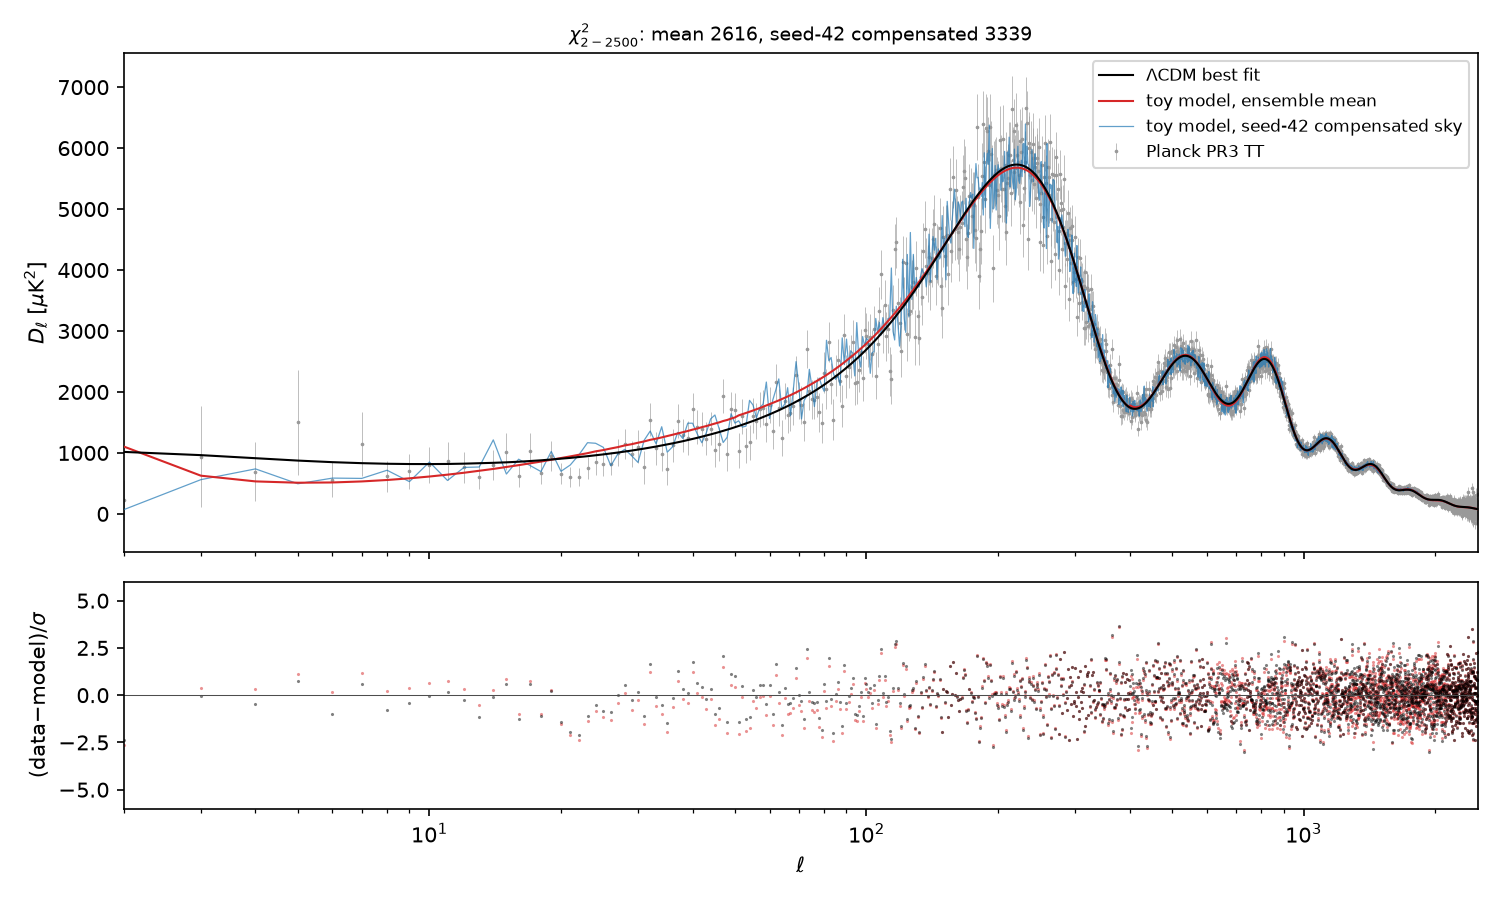

Source code (Python):
# Regenerated (rev7): TT spectrum of the current solve (p8 field, D=34.96, R=0.18957) vs Planck PR3 and LCDM.
# Input: p6_<tag>.npz from joint_solve/phase2/p6_tt_compensated.py (default tag p8).
import sys,json,numpy as np,matplotlib;matplotlib.use('Agg');import matplotlib.pyplot as plt
P='/workspace/coepdf/joint_solve/phase2/';tag=sys.argv[1] if len(sys.argv)>1 else 'p8'
z=np.load(P+f'p6_{tag}.npz');J=json.load(open(P+f'p6_{tag}.json'))
Pf=z['Pf'];l=Pf[:,0];d=Pf[:,1];e=0.5*(Pf[:,2]+Pf[:,3]);L=np.arange(len(z['D']))
fig,ax=plt.subplots(2,1,figsize=(10,6),sharex=True,gridspec_kw=dict(height_ratios=[2.2,1]))
ax[0].errorbar(l,d,e,fmt='.',ms=1.5,color='0.6',lw=.3,label='Planck PR3 TT',zorder=1)
ax[0].plot(L,z['Lt'],'k',lw=1,label='$\\Lambda$CDM best fit',zorder=5)
ax[0].plot(L,z['D'],'C3',lw=1,label='toy model, ensemble mean',zorder=4)
ax[0].plot(L,z['Drc'],'C0',lw=.6,alpha=.7,label='toy model, seed-42 compensated sky',zorder=3)
ax[0].set_xscale('log');ax[0].set_ylabel('$D_\\ell$ [$\\mu$K$^2$]');ax[0].legend(fontsize=8);ax[0].set_xlim(2,2500)
li=l.astype(int)
for k,c in (('D','C3'),('Lt','k')):ax[1].plot(l,(d-z[k][li])/e,'.',ms=1,color=c,alpha=.5)
ax[1].axhline(0,color='0.3',lw=.5);ax[1].set_ylabel('(data$-$model)/$\\sigma$');ax[1].set_xlabel('$\\ell$');ax[1].set_ylim(-6,6)
m=J['mean']['l2_2500']['chi2_planck'];s=J['seed42_comp']['l2_2500']['chi2_planck']
ax[0].set_title('$\\chi^2_{2-2500}$: mean %.0f, seed-42 compensated %.0f'%(m,s),fontsize=9)
plt.tight_layout();plt.savefig(__file__.replace('.py','.png'),dpi=150)
